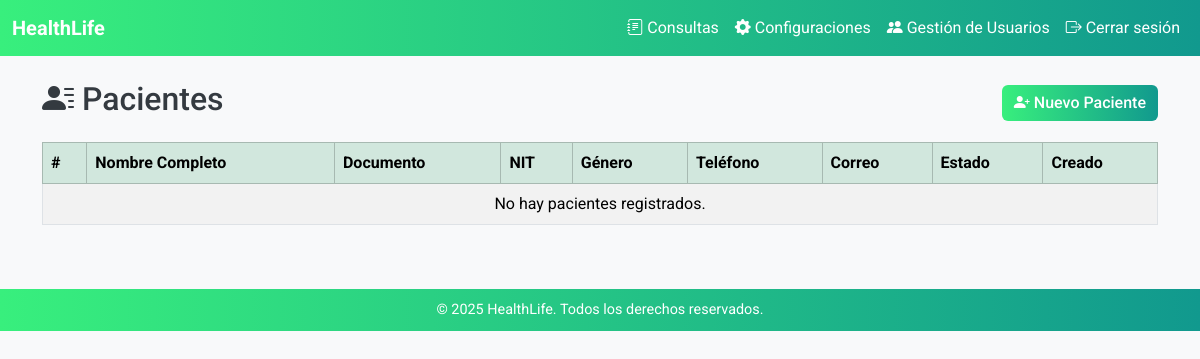
The page /pacientes/ (signed in) on the database as committed earlier.
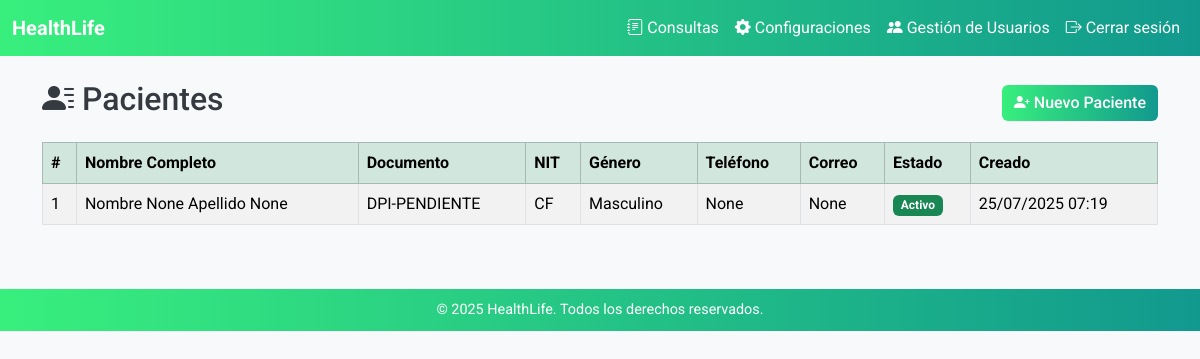
The same page on the database as committed later.
### pacientes/models.py (models this page shows, shortened)
class Paciente(models.Model):
    primer_nombre = models.CharField(max_length=50, default='Nombre')
    otros_nombres = models.CharField(max_length=50, blank=True, null=True)
    primer_apellido = models.CharField(max_length=50, default='Apellido')
    segundo_apellido = models.CharField(max_length=50, blank=True, null=True)
    apellido_casada = models.CharField(max_length=50, blank=True, null=True)
    documento_identidad = models.CharField(max_length=25, unique=True, default='DPI-PENDIENTE')
    tipo_documento = models.CharField(max_length=15, choices=[('DPI', 'DPI'), ('CUI', 'CUI')], default='DPI')
    nit = models.CharField(max_length=20, default='CF')
    fecha_nacimiento = models.DateField(default=timezone.now)
    genero = models.CharField(max_length=1, choices=[('M', 'Masculino'), ('F', 'Femenino')], default='M')
    profesion = models.CharField(max_length=100, blank=True, null=True)
    alergias = models.TextField(blank=True, null=True)
    grupo_sanguineo = models.CharField(max_length=3, choices=[
        ('A+', 'A+'), ('A-', 'A-'), ('B+', 'B+'), ('B-', 'B-'),
        ('AB+', 'AB+'), ('AB-', 'AB-'), ('O+', 'O+'), ('O-', 'O-')
    ], blank=True, null=True)
    correo = models.EmailField(blank=True, null=True)
    telefono = models.CharField(max_length=20, blank=True, null=True)
    notificacion_whatsapp = models.BooleanField(default=False)
    notificacion_email = models.BooleanField(default=False)
    notificacion_sms = models.BooleanField(default=False)
    direccion = models.TextField(blank=True, null=True)
    ciudad = models.CharField(max_length=100, blank=True, null=True)
    pais = models.CharField(max_length=100, default='Guatemala')
    zona_residencia = models.CharField(max_length=100, blank=True, null=True)
    codigo_postal = models.CharField(max_length=15, blank=True, null=True)
    enviar_recordatorio = models.BooleanField(default=True)
    estado = models.CharField(max_length=10, choices=[('Activo', 'Activo'), ('Inactivo', 'Inactivo')], default='Activo')
    notas = models.TextField(blank=True, null=True)
    nacionalidad = models.CharField(max_length=100, blank=True, null=True)
    identidad_genero = models.CharField(max_length=20, blank=True, null=True)
    discapacidad = models.CharField(max_length=100, blank=True, null=True)
    es_donador = models.BooleanField(default=False)
    fecha_donacion = models.DateField(blank=True, null=True)
    comentarios_donacion = models.TextField(blank=True, null=True)
    ocupacion = models.CharField(max_length=100, blank=True, null=True)
    tipo_paciente = models.CharField(max_length=100, blank=True, null=True)
    fecha_creacion = models.DateTimeField(auto_now_add=True)
    fecha_modificacion = models.DateTimeField(auto_now=True)

### pacientes/views.py (the view, shortened to what this page needs)
# urls.py: path('', views.listar_pacientes, name='listar_pacientes'),
@login_required
def listar_pacientes(request):
    pacientes = Paciente.objects.all().order_by('-fecha_creacion')  # últimos primero
    form = PacienteForm()
    context = {
        'pacientes': pacientes,
        'form': form,
    }
    return render(request, 'pacientes/listar_pacientes.html', context)

### templates/pacientes/listar_pacientes.html (shortened to what this page needs)
{% extends 'base.html' %}
{% block content %}
<div class="container mt-4">
    <div class="d-flex justify-content-between align-items-center mb-3">
        <h2><i class="bi bi-person-lines-fill"></i> Pacientes</h2>
        <button class="btn btn-success" data-bs-toggle="modal" data-bs-target="#modalNuevoPaciente">
            <i class="bi bi-person-plus-fill"></i> Nuevo Paciente
        </button>
    </div>
    <div class="table-responsive">
        <table class="table table-bordered table-striped align-middle">
            <thead class="table-success">
                <tr>
                    <th>#</th>
                    <th>Nombre Completo</th>
                    <th>Documento</th>
                    <th>NIT</th>
                    <th>Género</th>
                    <th>Teléfono</th>
                    <th>Correo</th>
                    <th>Estado</th>
                    <th>Creado</th>
                </tr>
            </thead>
            <tbody>
                {% for paciente in pacientes %}
                <tr>
                    <td>{{ forloop.counter }}</td>
                    <td>{{ paciente.primer_nombre }} {{ paciente.otros_nombres }} {{ paciente.primer_apellido }} {{ paciente.segundo_apellido }}</td>
                    <td>{{ paciente.documento_identidad }}</td>
                    <td>{{ paciente.nit }}</td>
                    <td>{{ paciente.get_genero_display }}</td>
                    <td>{{ paciente.telefono }}</td>
                    <td>{{ paciente.correo }}</td>
                    <td>
                        {% if paciente.estado == "Activo" %}
                            <span class="badge bg-success">Activo</span>
                        {% else %}
                            <span class="badge bg-secondary">Inactivo</span>
                        {% endif %}
                    </td>
                    <td>{{ paciente.fecha_creacion|date:"d/m/Y H:i" }}</td>
                </tr>
                {% empty %}
                <tr><td colspan="9" class="text-center">No hay pacientes registrados.</td></tr>
                {% endfor %}
            </tbody>
        </table>
    </div>
</div>
{% endblock %}

### templates/base.html (shortened to what this page needs)
<!DOCTYPE html>
<html lang="es">
{% load static %}
<head>
    <link href="https://cdn.jsdelivr.net/npm/bootstrap@5.3.3/dist/css/bootstrap.min.css" rel="stylesheet">
    <link href="https://cdn.jsdelivr.net/npm/bootstrap-icons@1.10.5/font/bootstrap-icons.css" rel="stylesheet">
    <link rel="stylesheet" href="{% static 'css/style.css' %}">
</head>
<body>
    {% if user.is_authenticated %}
    <nav class="navbar navbar-expand-lg">
        <div class="container-fluid">
            <a class="navbar-brand d-flex align-items-center" href="{% url 'dashboard' %}">
                <strong>HealthLife</strong>
            </a>
            <div class="collapse navbar-collapse justify-content-end" id="navbarNavAltMarkup">
                <div class="navbar-nav">
                    <a class="nav-link" href="{% url 'listar_consultas' %}">
                        <i class="bi bi-journal-text"></i> Consultas
                    </a>
                    {% if user.is_superuser or user.is_staff %}
                    <a class="nav-link" href="{% url 'configuraciones' %}">
                        <i class="bi bi-gear-fill"></i> Configuraciones
                    </a>
                    {% endif %}
                    {% if user.is_superuser %}
                    <a class="nav-link" href="{% url 'gestion_usuarios' %}">
                        <i class="bi bi-people-fill"></i> Gestión de Usuarios
                    </a>
                    {% endif %}
                    <form method="post" action="{% url 'logout' %}" class="d-inline">
                        <button type="submit" class="logout-btn nav-link">
                            <i class="bi bi-box-arrow-right"></i> Cerrar sesión
                        </button>
                    </form>
                </div>
            </div>
        </div>
    </nav>
    {% endif %}
    {% block content %}{% endblock %}
    <footer class="footer text-center mt-5">
        &copy; 2025 HealthLife. Todos los derechos reservados.
    </footer>
</body>
</html>

### static/css/style.css (style rules this page uses)
.btn-success { background-color: var(--color-consultas); border: none; font-weight: 500; transition: all 0.3s ease; }

### templates/base.html (style rules this page uses)
:root { --verde-claro: #38ef7d; --verde-oscuro: #11998e; --color-texto: #343a40; --color-fondo: #f8f9fa; --color-blanco: #ffffff; }
body { background-color: var(--color-fondo); color: var(--color-texto); font-family: 'Roboto', sans-serif; }
.navbar { background: linear-gradient(to right, var(--verde-claro), var(--verde-oscuro)); }
.navbar-brand, .nav-link, .navbar-toggler { color: white !important; }
.footer { background: linear-gradient(to right, var(--verde-claro), var(--verde-oscuro)); padding: 10px; font-size: 0.9em; color: white; }
.logout-btn { border: none; background: none; color: white; }
.btn-primary, .btn-success, .btn-danger, .btn-warning { background: linear-gradient(to right, var(--verde-claro), var(--verde-oscuro)); border: none; }

Rows that differ between the two databases and show on the page:
added Paciente: primer_nombre "Nombre", otros_nombres "None", primer_apellido "Apellido", segundo_apellido "None", documento_identidad "DPI-PENDIENTE", nit "CF", genero "Masculino", telefono "None", correo "None", estado "Activo", fecha_creacion "25/07/2025 07:19"
Other text that changed with them:
text no longer shown: "No hay pacientes registrados."
